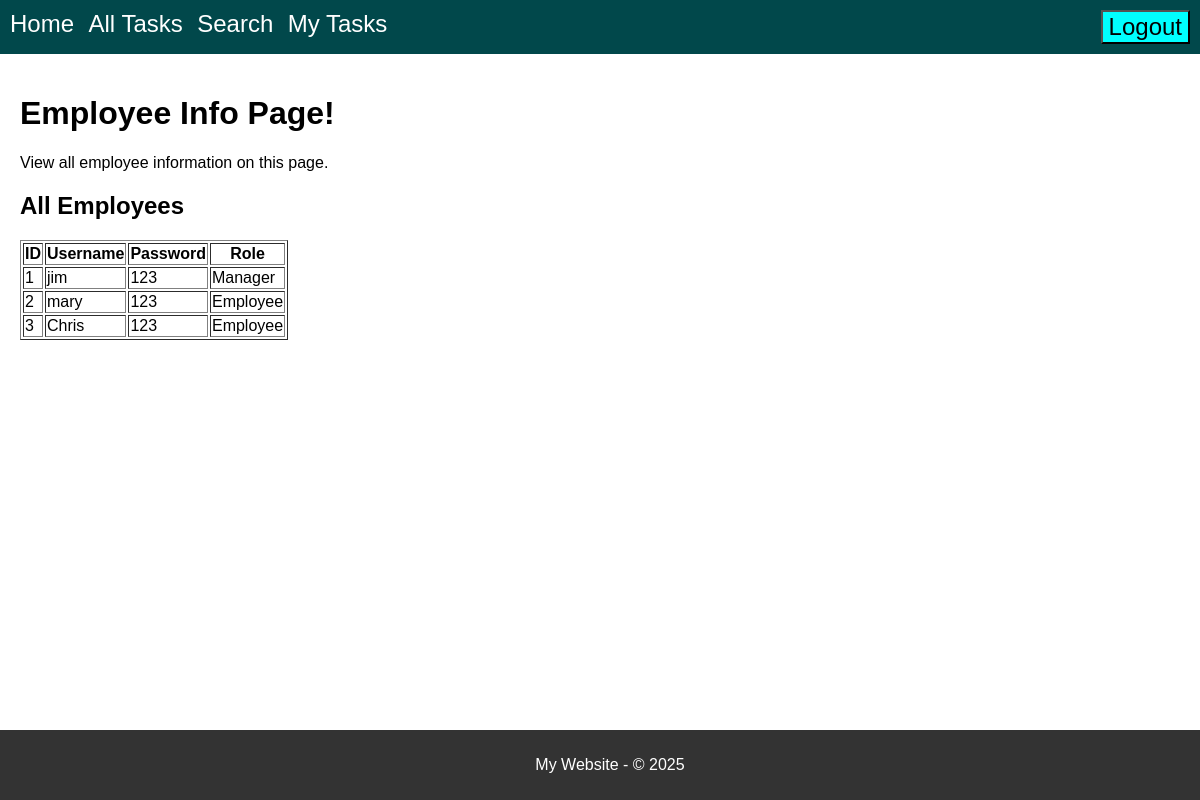
The app's page /employees (signed in), older data.
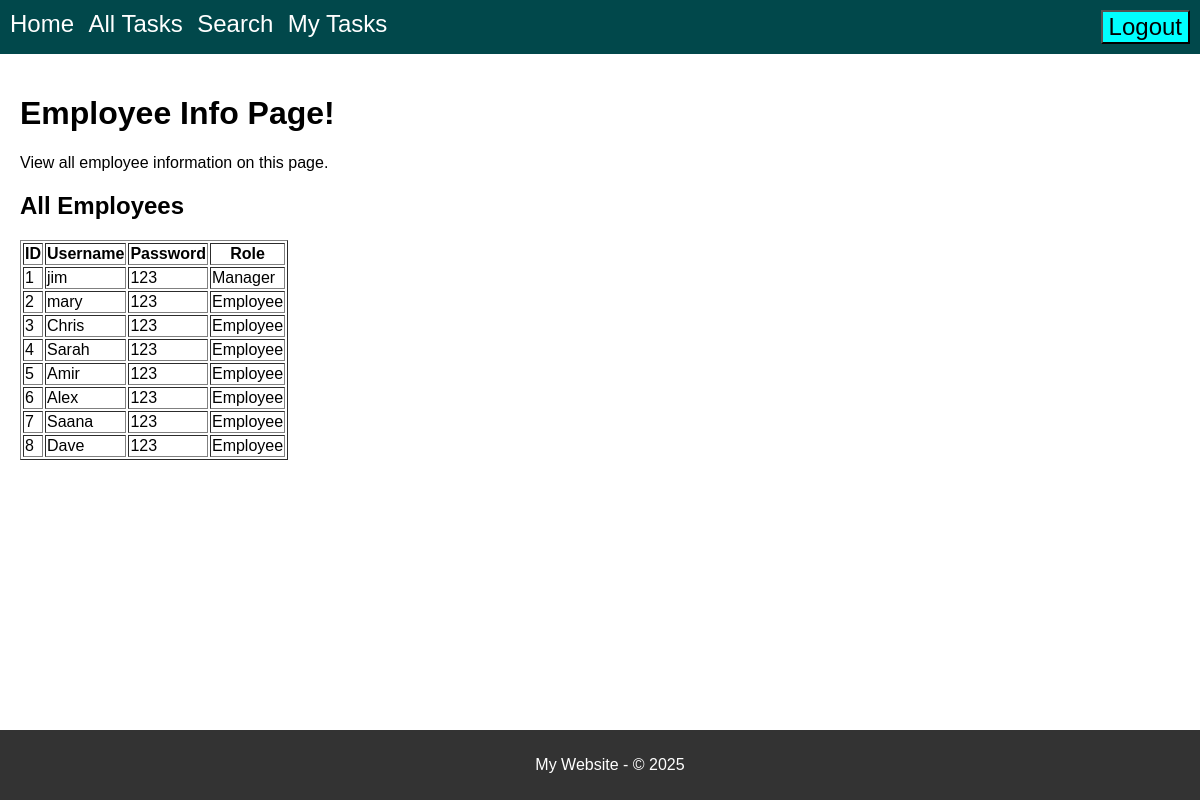
The same page, newer data.
### model.py (models this page shows, shortened)
class Users(db.Model):
    __tablename__ = 'Users'
    id = db.Column(db.Integer, primary_key=True)
    username = db.Column(db.String(100), nullable=False, unique=True)
    password = db.Column(db.String(100), nullable=False)
    role = db.Column(db.String(50), nullable=False)

### routes.py (the view)
@app.route('/employees', methods=['GET'])
def display_employees():
    if CS.notLoggedIn():
        return redirect(url_for("display_login"))
    employees = Users.query.all()
    employee_columns = [column.name for column in Users.__table__.columns]
    return render_template(
        "employees.html",
        title="Employee Info Page!",
        content="View all employee information on this page.",
        employees=employees,
        employee_columns=employee_columns,
        CS=CS
    )

### current_session.py (called while the page is built)
    @staticmethod
    def isLoggedIn():
        status = "username" in session
        return status

    @staticmethod
    def notLoggedIn():
        return not CurrentSession.isLoggedIn()

    @staticmethod
    def getRole():
        print(f" User role is: {userRole}")
        return userRole

    @staticmethod
    def getUsername():
        username = session.get("username", None)  # Get username from session
        return username

### Templates/employees.html (shortened to what this page needs)
{% extends "base.html" %}
{% block page_title %}
    {{ title }}
{% endblock %}
{% block content %}
    <p>{{ content }}</p>
    <h2>All Employees</h2>
    {% if employees %}
        <table border="1">
            <thead>
                <tr>
                    <th>ID</th>
                    <th>Username</th>
                    <th>Password</th>
                    <th>Role</th>
                </tr>
            </thead>
            <tbody>
                {% for employee in employees %}
                    <tr>
                        <td>{{ employee.id }}</td>
                        <td>{{ employee.username }}</td>
                        <td>{{ employee.password }}</td>
                        <td>{{ employee.role }}</td>
                    </tr>
                {% endfor %}
            </tbody>
        </table>
    {% else %}
        <p>No employees found in the database.</p>
    {% endif %}
{% endblock %}

### Templates/base.html (shortened to what this page needs)
<!DOCTYPE html>
<html lang="en">
<head>
    <link rel="stylesheet" href="{{ url_for('static', filename='style.css')}}">
</head>
<body>
    <header>
        <nav>
            <a href="/index" class="nav-links">Home</a>
            <a href="/all-tasks" class="nav-links">All Tasks</a>
            <a href="/search" class="nav-links">Search</a>
            {% if CS.getUsername() == "admin" %}
                <a href="/admin-actions" class="nav-links">Admin Actions</a>
            {% elif CS.getRole() == "Manager" %}
                <a href="/admin-actions" class="nav-links">Manager Actions</a>
                <a href="/my-tasks" class="nav-links">My Tasks</a>
            {% else %}
                <a href="/my-tasks" class="nav-links">My Tasks</a>
            {% endif %}
        </nav>
        <nav>
            <button onclick="window.location.href='/logout'" id="logout-btn">Logout</button>
        </nav>
    </header>
    <main>
        <h1>{% block page_title %}{% endblock %}</h1>
        {% block content %}{% endblock %}
    </main>
    <footer>
        <p>My Website - © 2025</p>
    </footer>
</body>
</html>

### Styles/style.css (style rules this page uses)
body { font-family: sans-serif; margin: 0; padding: 0; display: flex; flex-direction: column; min-height:100vh; }
main { flex: 1 0 auto; padding: 20px; }
header { background-color: #01484b; padding: 10px; display: flex; justify-content:space-between; }
.nav-links { margin-right: 10px; text-decoration: none; color: white; font-size:1.5em; }
#logout-btn { color: black; background-color:cyan; font-size:1.5em; transition:transition 0.5s ease; }
footer { background-color: #333; color: white; text-align: center; padding: 10px; bottom: 0; width: 100%; }
main { padding: 20px; }

Row changes from the older to the newer data that the page shows:
added Users: id "4", username "Sarah", password "123", role "Employee"
added Users: id "5", username "Amir", password "123", role "Employee"
added Users: id "6", username "Alex", password "123", role "Employee"
added Users: id "7", username "Saana", password "123", role "Employee"
added Users: id "8", username "Dave", password "123", role "Employee"
